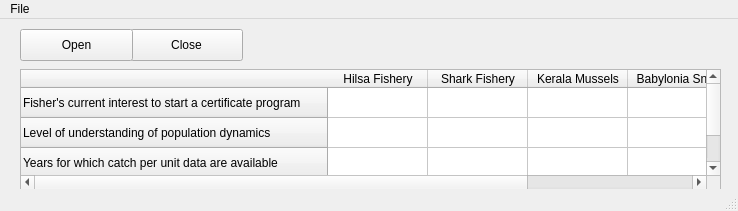
<ui version="4.0" >
 <class>MainWindow</class>
 <widget class="QMainWindow" name="MainWindow" >
  <property name="geometry" >
   <rect>
    <x>0</x>
    <y>0</y>
    <width>738</width>
    <height>211</height>
   </rect>
  </property>
  <property name="windowTitle" >
   <string>Delphos</string>
  </property>
  <widget class="QWidget" name="centralwidget" >
   <widget class="QPushButton" name="buttonClose" >
    <property name="geometry" >
     <rect>
      <x>130</x>
      <y>10</y>
      <width>113</width>
      <height>32</height>
     </rect>
    </property>
    <property name="text" >
     <string>Close</string>
    </property>
   </widget>
   <widget class="QPushButton" name="buttonOpen" >
    <property name="geometry" >
     <rect>
      <x>20</x>
      <y>10</y>
      <width>113</width>
      <height>32</height>
     </rect>
    </property>
    <property name="text" >
     <string>Open</string>
    </property>
   </widget>
   <widget class="QTableWidget" name="FisheryDataTable" >
    <property name="geometry" >
     <rect>
      <x>20</x>
      <y>50</y>
      <width>701</width>
      <height>121</height>
     </rect>
    </property>
    <row>
     <property name="text" >
      <string>Fisher's current interest to start a certificate program</string>
     </property>
    </row>
    <row>
     <property name="text" >
      <string>Level of understanding of population dynamics</string>
     </property>
    </row>
    <row>
     <property name="text" >
      <string>Years for which catch per unit data are available</string>
     </property>
    </row>
    <column>
     <property name="text" >
      <string>Hilsa Fishery</string>
     </property>
    </column>
    <column>
     <property name="text" >
      <string>Shark Fishery</string>
     </property>
    </column>
    <column>
     <property name="text" >
      <string>Kerala Mussels</string>
     </property>
    </column>
    <column>
     <property name="text" >
      <string>Babylonia Snail</string>
     </property>
    </column>
   </widget>
  </widget>
  <widget class="QMenuBar" name="menubar" >
   <property name="geometry" >
    <rect>
     <x>0</x>
     <y>0</y>
     <width>738</width>
     <height>22</height>
    </rect>
   </property>
   <widget class="QMenu" name="menuFile" >
    <property name="title" >
     <string>File</string>
    </property>
    <addaction name="MenuOpenProject" />
   </widget>
   <addaction name="menuFile" />
  </widget>
  <widget class="QStatusBar" name="statusbar" />
  <action name="actionFile" >
   <property name="text" >
    <string>File</string>
   </property>
  </action>
  <action name="actionImport" >
   <property name="text" >
    <string>Import</string>
   </property>
  </action>
  <action name="MenuOpenProject" >
   <property name="text" >
    <string>Open Project</string>
   </property>
  </action>
 </widget>
 <resources/>
 <connections>
  <connection>
   <sender>buttonClose</sender>
   <signal>clicked()</signal>
   <receiver>MainWindow</receiver>
   <slot>close()</slot>
   <hints>
    <hint type="sourcelabel" >
     <x>186</x>
     <y>47</y>
    </hint>
    <hint type="destinationlabel" >
     <x>289</x>
     <y>164</y>
    </hint>
   </hints>
  </connection>
 </connections>
</ui>
